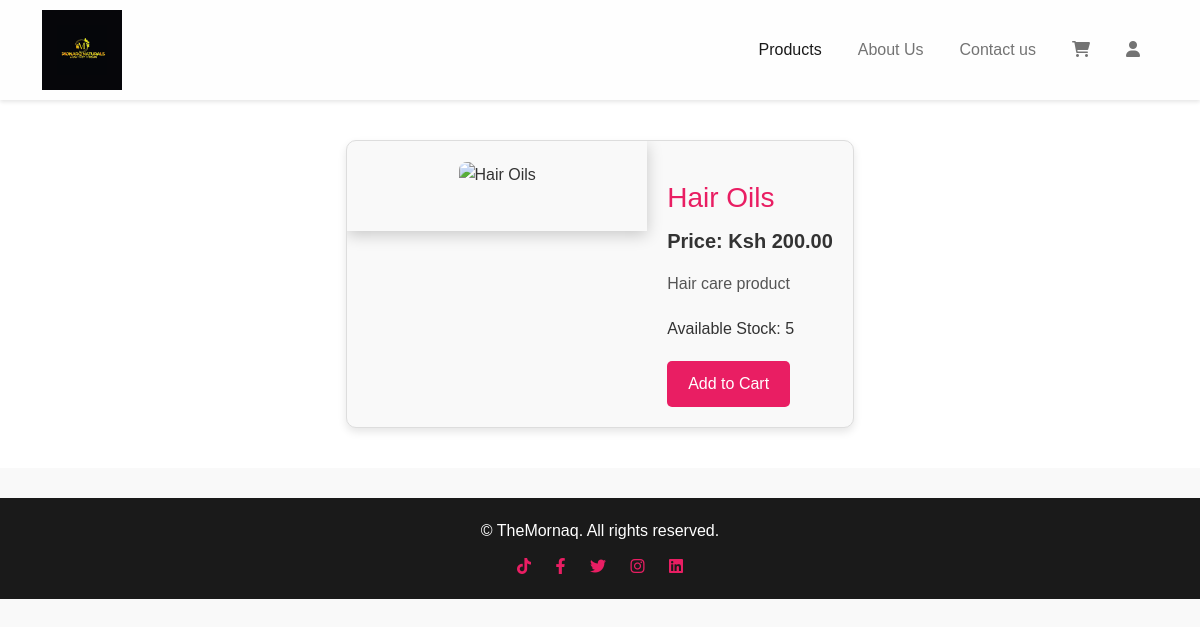
Page /product/7/ on the committed database.
### Estore/models.py (models this page shows, shortened)
class Product(models.Model):
    name = models.CharField(max_length=120)
    description = models.TextField()
    price = models.DecimalField(max_digits=10, decimal_places=2)
    stock = models.IntegerField()
    image = models.ImageField(upload_to='Estore/files/products_images')

### Estore/views.py (the view)
# urls.py: path('product/<int:product_id>/', views.product_detail, name='product_detail'),
def product_detail(request, product_id):
    product = get_object_or_404(Product, id=product_id)
    return render(request, 'product_detail.html', {'product': product})

### Estore/templates/product_detail.html
{% extends 'base.html' %}
{% block content %}
<section class="product-detail-section">
    <div class="product-detail-container">
        <div class="product-image">
            <img src="{{ product.image.url }}" alt="{{ product.name }}">
        </div>
        <div class="product-info">
            <h1>{{ product.name }}</h1>
            <p class="price">Price: Ksh {{ product.price }}</p>
            <p class="description">{{ product.description }}</p>
            <p class="stock">Available Stock: {{ product.stock }}</p>
            {% if product.stock > 0 %}
            <a href="{% url 'add_to_cart' product.id %}" class="btn">Add to Cart</a>
            {% else %}
            <p class="out-of-stock">Out of Stock</p>
            {% endif %}
        </div>
    </div>
</section>
{% endblock %}

### Estore/static/css/style.css (style rules this page uses)
* { margin: 0; padding: 0; }
body { font-family: 'Arial', sans-serif; line-height: 1.6; background-color: #f7eeee; color: #333; font-family: 'Segoe UI', Tahoma, Geneva, Verdana, sans-serif; }
.product-detail-section { padding: 40px 20px; background-color: #fff; display: flex; justify-content: center; }
.product-detail-container { display: flex; flex-wrap: wrap; max-width: 900px; background: #f9f9f9; border: 1px solid #ddd; border-radius: 10px; overflow: hidden; box-shadow: 0 4px 8px rgba(0, 0, 0, 0.1); }
.product-image { flex: 1; min-width: 300px; padding: 20px; text-align: center; }
.product-image img { max-width: 100%; border-radius: 8px; }
.product-info { flex: 2; padding: 20px; }
.product-info h1 { font-size: 28px; margin-bottom: 10px; color: #e91e63; }
.product-info .price { font-size: 20px; color: #333; font-weight: bold; margin-bottom: 15px; }
.product-info .description { margin-bottom: 20px; font-size: 16px; color: #555; line-height: 1.5; }
.product-info .stock { margin-bottom: 20px; font-size: 16px; color: #333; }
.product-info .btn { display: inline-block; background-color: #e91e63; color: #fff; padding: 10px 20px; border-radius: 5px; text-decoration: none; font-size: 16px; transition: background-color 0.3s ease; }
@media (min-width: 769px) { .product-detail-container { display: flex; flex-direction: row; align-items: flex-start; } }
@media (min-width: 769px) { .product-image { width: 40%; padding: 20px; } }
@media (min-width: 769px) { .product-info { width: 60%; padding: 20px; text-align: left; margin-top: 20px; } }
@media (min-width: 769px) { .product-info h1 { font-size: 28px; } }
@media (min-width: 769px) { .product-info .price { font-size: 20px; } }
@media (min-width: 769px) { .product-info .description { font-size: 16px; } }
@media (min-width: 769px) { .product-info .btn { font-size: 16px; padding: 10px 20px; } }
.product-image { width: 75px; height: 75px; object-fit: cover; box-shadow: 0 4px 15px rgba(0, 0, 0, 0.2); transition: all 0.3s ease; }
@media (min-width: 1024px) { .product-image { width: 90px; height: 90px; } }
body { font-family: 'Arial', sans-serif; background-color: #f9f9f9; color: #333; margin: 0; padding: 0; }
h1, h2 { margin: 0; padding: 0; }

### rows in the picture
Product: name "Hair Oils", price "200.00", description "Hair care product", stock "5"
